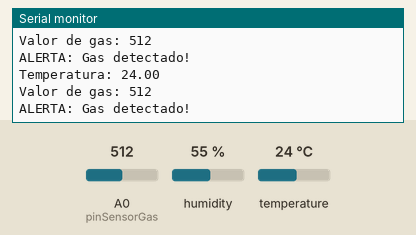
Bench run of a sketch on a simulated Arduino Uno, built with avr-gcc and run on an emulated ATmega328P. Shown: the last lines printed to the serial monitor. The inputs (shaded band) are chosen by the test bench; at power-on: temperature 24 °C, A0 (pinSensorGas) = 512, humidity 55 %.

Above: at 2.8 s.
2.9 s: temperature set to 33 °C
At 4.8 s:
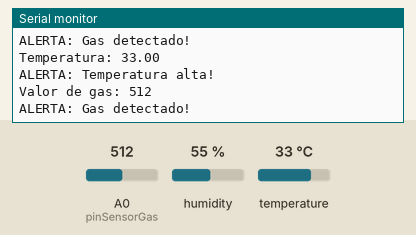
7.6 s: A0 (pinSensorGas) set to 483
At 9.5 s:
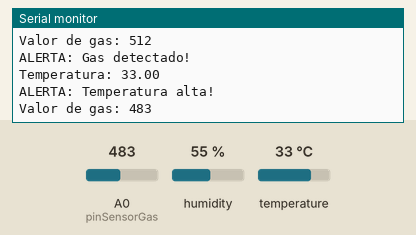
10.3 s: A0 (pinSensorGas) set to 510
At 12.7 s:
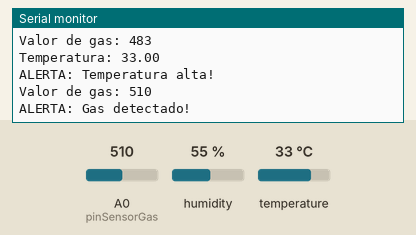
16.3 s: temperature set to 12 °C
At 17.1 s:
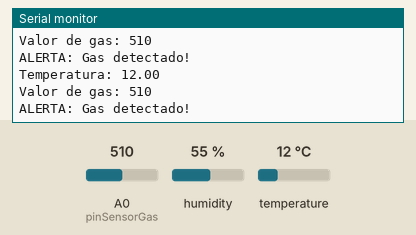
Timing chart, 0 to 19.3 s (numbered marks = the images above; inputs shaded):
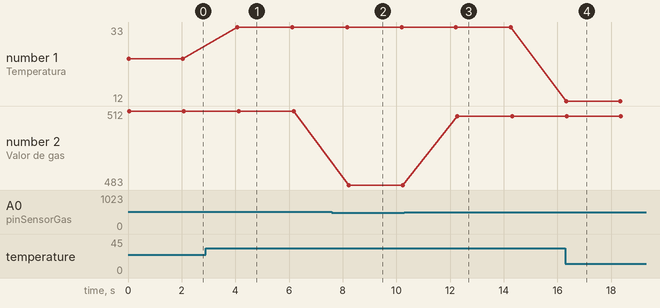

The sketch:

Punto9_Alerta.ino
```cpp
#include <DHT.h>

// Definición de pines y constantes
#define DHTPIN 2          // Pin donde está conectado el DHT11
#define DHTTYPE DHT11     // Tipo de sensor DHT
#define pinSensorGas A0   // Pin donde está conectado el MQ-2

// Umbrales de alerta
const float umbralTemperatura = 30.0; // Umbral de temperatura en °C
const int umbralGas = 500;            // Umbral de gas (ajusta según el sensor)

// Crear un objeto DHT
DHT dht(DHTPIN, DHTTYPE);

void setup() {
  // Iniciar comunicación serial
  Serial.begin(9600);

  // Iniciar el sensor DHT
  dht.begin();
}

void loop() {
  // Leer la temperatura
  float temperatura = dht.readTemperature();

  // Leer el valor del sensor de gas
  int valorGas = analogRead(pinSensorGas);

  // Verificar si las lecturas son válidas
  if (isnan(temperatura)) {
    Serial.println("Error al leer el sensor DHT11");
  } else {
    // Enviar la temperatura al puerto serial
    Serial.print("Temperatura: ");
    Serial.println(temperatura);

    // Enviar alerta si la temperatura supera el umbral
    if (temperatura > umbralTemperatura) {
      Serial.println("ALERTA: Temperatura alta!");
    }
  }

  // Enviar el valor del sensor de gas al puerto serial
  Serial.print("Valor de gas: ");
  Serial.println(valorGas);

  // Enviar alerta si el valor de gas supera el umbral
  if (valorGas > umbralGas) {
    Serial.println("ALERTA: Gas detectado!");
  }

  // Esperar 2 segundos antes de la siguiente lectura
  delay(2000);
}
```

Measured:
- the behaviour switches between 501 and 500 on A0 (pinSensorGas) (found by bisection; images 1 and 2)
- after the input at 2.9 s, the serial monitor: prints a new line after 1.2 s (image 1)
- after the input at 7.6 s, the serial monitor: prints a new line after 0.62 s (image 2)
- after the input at 10.3 s, the serial monitor: prints a new line after 2.0 s (image 3)
- after the input at 16.3 s, the serial monitor: prints a new line at once (image 4)
- plotted number 1: 24 → 33 after the input at 2.9 s, 33 → 12 after the input at 16.3 s
- plotted number 2: 512 → 483 after the input at 7.6 s, 483 → 510 after the input at 10.3 s
